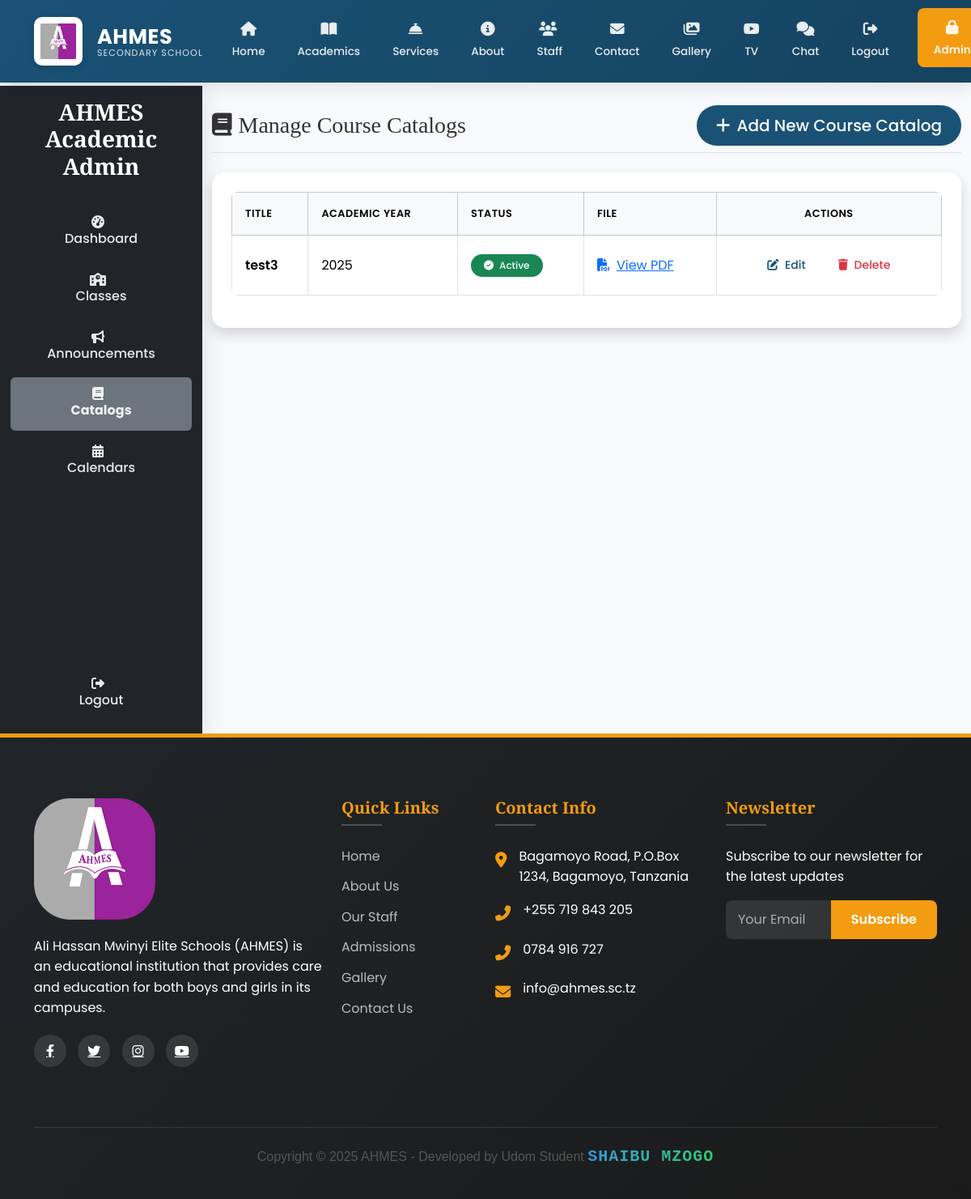
Before: /ad/course-catalogs/ (signed in) with the older database file.
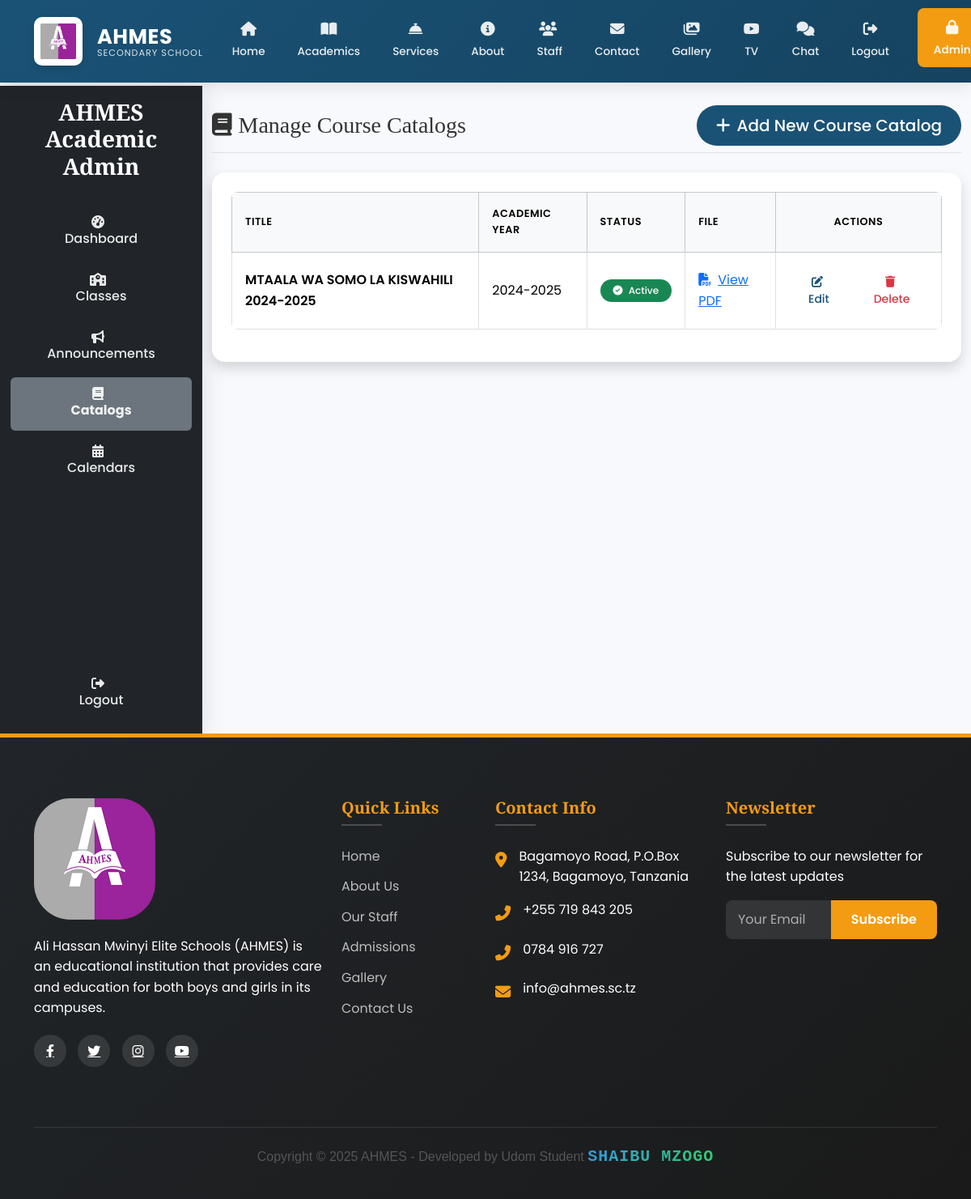
After: the same page with the newer database file.
### main/models.py (models this page shows, shortened)
class CourseCatalog(models.Model):
    title = models.CharField(max_length=200)
    file = CloudinaryField(
        'course_catalogs',
        folder="academic/catalogs",
        resource_type="raw",  # Important for PDFs
        blank=True,
        null=True
    )
    academic_year = models.CharField(max_length=20)
    is_active = models.BooleanField(default=True)
    created_at = models.DateTimeField(auto_now_add=True)

### main/views.py (the view)
# urls.py: path('ad/course-catalogs/', manage_course_catalogs, name='manage_course_catalogs'),
@login_required
@user_passes_test(is_academic_admin)
def manage_course_catalogs(request):
    catalogs = CourseCatalog.objects.all().order_by('-created_at')
    return render(request, 'main/manage_course_catalogs.html', {'catalogs': catalogs})

### main/context_processors.py (called while the page is built)
def admin_counts(request):
    if request.user.is_authenticated and request.user.is_admin:
        return {
            'pending_comments': Comment.objects.filter(is_approved=False).count(),
            'gallery_count': Gallery.objects.count(),
        }
    return {}

def unread_messages_count(request):
    if request.user.is_authenticated:
        count = Message.objects.filter(
            conversation__participants=request.user,
            is_read=False
        ).exclude(
            sender=request.user
        ).count()
        print(f"DEBUG: Unread messages count for {request.user}: {count}")  # Debug output
        return {'unread_messages_count': count}
    return {}

### main/models.py (called while the page is built)
    def __str__(self):
        return self.username

### main/views.py (called while the page is built)
def is_academic_admin(user):
    return user.is_authenticated and (
        user.is_admin or
        (hasattr(user, 'staff_profile') and user.staff_profile.position == 'Administrator')
    )

### main/templates/main/manage_course_catalogs.html (shortened to what this page needs)
{% extends 'main/base.html' %}
{% load static %}
{% load widget_tweaks %}
{% block content %}
<div class="wrapper">
  {% include 'main/sidebar2.html' %}
  <div class="main-content">
    <div class="container-fluid py-4">
      <div class="d-flex justify-content-between flex-wrap flex-md-nowrap align-items-center mb-4 border-bottom pb-2">
        <h1 class="h3 mb-0 text-gray-800">
          <i class="fas fa-book me-2"></i>Manage Course Catalogs
        </h1>
        <a href="{% url 'add_course_catalog' %}" class="btn btn-primary btn-lg rounded-pill px-4">
          <i class="fas fa-plus me-2"></i>Add New Course Catalog
        </a>
      </div>
      <div class="card shadow rounded-4">
        <div class="card-body p-4">
          {% if catalogs %}
            <div class="table-responsive">
              <table class="table table-hover table-bordered align-middle">
                <thead class="table-light">
                  <tr>
                    <th>Title</th>
                    <th>Academic Year</th>
                    <th>Status</th>
                    <th>File</th>
                    <th class="text-center">Actions</th>
                  </tr>
                </thead>
                <tbody>
                  {% for catalog in catalogs %}
                    <tr>
                      <td class="fw-semibold">{{ catalog.title }}</td>
                      <td>{{ catalog.academic_year }}</td>
                      <td>
                        {% if catalog.is_active %}
                          <span class="badge bg-success rounded-pill px-3 py-2">
                            <i class="fas fa-check-circle me-1"></i> Active
                          </span>
                        {% else %}
                          <span class="badge bg-secondary rounded-pill px-3 py-2">
                            <i class="fas fa-times-circle me-1"></i> Inactive
                          </span>
                        {% endif %}
                      </td>
                      <td>
                        <a href="{{ catalog.file.url }}" target="_blank" class="text-primary">
                          <i class="fas fa-file-pdf me-2"></i>View PDF
                        </a>
                      </td>
                      <td class="text-center">
                        <div class="d-flex justify-content-center">
                          <a href="{% url 'edit_course_catalog' catalog.pk %}" class="btn btn-outline-primary btn-sm rounded-pill px-3 me-2">
                            <i class="fas fa-edit me-1"></i> Edit
                          </a>
                          <a href="{% url 'delete_course_catalog' catalog.pk %}" class="btn btn-outline-danger btn-sm rounded-pill px-3">
                            <i class="fas fa-trash me-1"></i> Delete
                          </a>
                        </div>
                      </td>
                    </tr>
                  {% endfor %}
                </tbody>
              </table>
            </div>
          {% else %}
            <div class="alert alert-info rounded-4" role="alert">
              <i class="fas fa-info-circle me-2"></i> No course catalogs found.
            </div>
          {% endif %}
        </div>
      </div>
    </div>
  </div>
</div>
{% endblock %}

Changed rows visible on the page:
removed CourseCatalog: title "test3", academic_year "2025", is_active True (drawn)
added CourseCatalog: title "MTAALA WA SOMO LA KISWAHILI 2024-2025", academic_year "2024-2025", is_active True (drawn)
